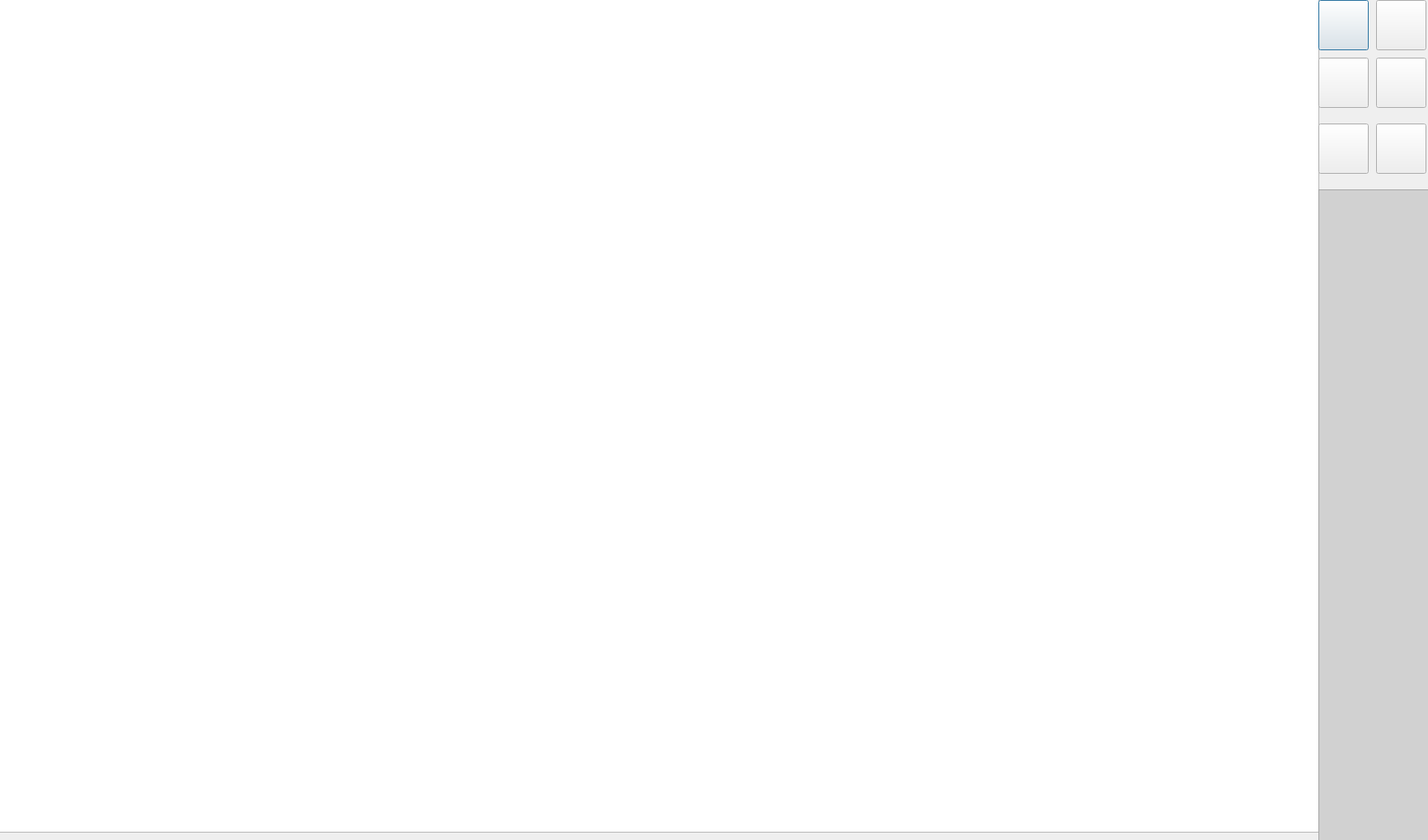
<?xml version="1.0" encoding="UTF-8"?>
<ui version="4.0">
 <class>MainGameWindow</class>
 <widget class="QDialog" name="MainGameWindow">
  <property name="geometry">
   <rect>
    <x>0</x>
    <y>0</y>
    <width>1733</width>
    <height>1020</height>
   </rect>
  </property>
  <property name="windowTitle">
   <string>Dialog</string>
  </property>
  <widget class="QGraphicsView" name="Graphics">
   <property name="geometry">
    <rect>
     <x>-10</x>
     <y>-20</y>
     <width>1611</width>
     <height>1031</height>
    </rect>
   </property>
   <property name="styleSheet">
    <string notr="true">#Graphics{border-image:url(:/images/images/gameground.png); }</string>
   </property>
   <property name="interactive">
    <bool>true</bool>
   </property>
   <property name="renderHints">
    <set>QPainter::HighQualityAntialiasing|QPainter::TextAntialiasing</set>
   </property>
  </widget>
  <widget class="QPushButton" name="pushButton">
   <property name="geometry">
    <rect>
     <x>1600</x>
     <y>0</y>
     <width>61</width>
     <height>61</height>
    </rect>
   </property>
   <property name="styleSheet">
    <string notr="true">#pushButton{border-image:url(:/images/images/cry.png);}
#pushButton:hover{background-color:rgba(70,70,70,200);}</string>
   </property>
   <property name="text">
    <string/>
   </property>
  </widget>
  <widget class="QPushButton" name="pushButton_2">
   <property name="geometry">
    <rect>
     <x>1670</x>
     <y>0</y>
     <width>61</width>
     <height>61</height>
    </rect>
   </property>
   <property name="styleSheet">
    <string notr="true">#pushButton_2{border-image:url(:/images/images/happy.png);}
#pushButton_2:hover{background-color:rgba(70,70,70,200);}</string>
   </property>
   <property name="text">
    <string/>
   </property>
  </widget>
  <widget class="QPushButton" name="pushButton_3">
   <property name="geometry">
    <rect>
     <x>1600</x>
     <y>70</y>
     <width>61</width>
     <height>61</height>
    </rect>
   </property>
   <property name="styleSheet">
    <string notr="true">#pushButton_3{border-image:url(:/images/images/wondered.png);}
#pushButton_3:hover{background-color:rgba(70,70,70,200);}</string>
   </property>
   <property name="text">
    <string/>
   </property>
  </widget>
  <widget class="QPushButton" name="pushButton_4">
   <property name="geometry">
    <rect>
     <x>1670</x>
     <y>70</y>
     <width>61</width>
     <height>61</height>
    </rect>
   </property>
   <property name="styleSheet">
    <string notr="true">#pushButton_4{border-image:url(:/images/images/VeryHappy.png);}
#pushButton_4:hover{background-color:rgba(70,70,70,200);}</string>
   </property>
   <property name="text">
    <string/>
   </property>
  </widget>
  <widget class="QPushButton" name="pushButton_5">
   <property name="geometry">
    <rect>
     <x>1600</x>
     <y>150</y>
     <width>61</width>
     <height>61</height>
    </rect>
   </property>
   <property name="styleSheet">
    <string notr="true">#pushButton_5{border-image:url(:/images/images/laugh.png);}
#pushButton_5:hover{background-color:rgba(70,70,70,200);}</string>
   </property>
   <property name="text">
    <string/>
   </property>
  </widget>
  <widget class="QPushButton" name="pushButton_6">
   <property name="geometry">
    <rect>
     <x>1670</x>
     <y>150</y>
     <width>61</width>
     <height>61</height>
    </rect>
   </property>
   <property name="styleSheet">
    <string notr="true">#pushButton_6{border-image:url(:/images/images/sleep.png);}
#pushButton_6:hover{background-color:rgba(70,70,70,200);}</string>
   </property>
   <property name="text">
    <string/>
   </property>
  </widget>
  <widget class="QGraphicsView" name="sticker_graphics">
   <property name="geometry">
    <rect>
     <x>1600</x>
     <y>230</y>
     <width>141</width>
     <height>791</height>
    </rect>
   </property>
   <property name="styleSheet">
    <string notr="true">background-color:rgba(200,200,200,200);</string>
   </property>
   <property name="interactive">
    <bool>true</bool>
   </property>
   <property name="renderHints">
    <set>QPainter::HighQualityAntialiasing|QPainter::TextAntialiasing</set>
   </property>
  </widget>
  <widget class="QLabel" name="name0">
   <property name="geometry">
    <rect>
     <x>740</x>
     <y>910</y>
     <width>341</width>
     <height>31</height>
    </rect>
   </property>
   <property name="font">
    <font>
     <family>MV Boli</family>
     <pointsize>-1</pointsize>
    </font>
   </property>
   <property name="styleSheet">
    <string notr="true">font-size:30px;color:white;</string>
   </property>
   <property name="text">
    <string>TextLabel</string>
   </property>
  </widget>
  <widget class="QLabel" name="name2">
   <property name="geometry">
    <rect>
     <x>720</x>
     <y>10</y>
     <width>341</width>
     <height>31</height>
    </rect>
   </property>
   <property name="font">
    <font>
     <family>MV Boli</family>
     <pointsize>-1</pointsize>
    </font>
   </property>
   <property name="styleSheet">
    <string notr="true">font-size:30px;color:white;</string>
   </property>
   <property name="text">
    <string>TextLabel</string>
   </property>
  </widget>
  <widget class="QLabel" name="name3">
   <property name="geometry">
    <rect>
     <x>0</x>
     <y>550</y>
     <width>341</width>
     <height>31</height>
    </rect>
   </property>
   <property name="font">
    <font>
     <family>MV Boli</family>
     <pointsize>-1</pointsize>
    </font>
   </property>
   <property name="styleSheet">
    <string notr="true">font-size:30px;color:white;</string>
   </property>
   <property name="text">
    <string>TextLabel</string>
   </property>
  </widget>
  <widget class="QLabel" name="name1">
   <property name="geometry">
    <rect>
     <x>1400</x>
     <y>540</y>
     <width>341</width>
     <height>31</height>
    </rect>
   </property>
   <property name="font">
    <font>
     <family>MV Boli</family>
     <pointsize>-1</pointsize>
    </font>
   </property>
   <property name="styleSheet">
    <string notr="true">font-size:30px;color:white;</string>
   </property>
   <property name="text">
    <string>TextLabel</string>
   </property>
  </widget>
 </widget>
 <resources/>
 <connections/>
</ui>
